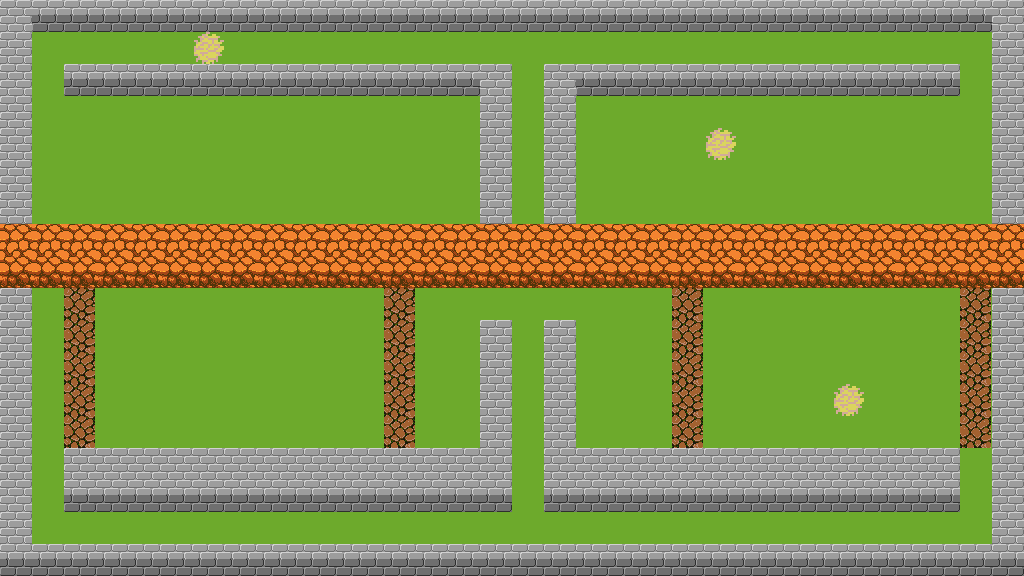

The image is a tile-based game level rendered from a .tmx file. Its description and complete source (layers, tilesets, objects, tile grids) follow:
An orthogonal 32x18 tile map with 32x32 px tiles, 4 tile layers (Background, Scenery, Walls, Roof), 2 tilesets and 8 objects (4x player, 3x trigger, door).

<map version="1.0" orientation="orthogonal" width="32" height="18" tilewidth="32" tileheight="32">
 <tileset firstgid="1" name="world" tilewidth="32" tileheight="32">
  <image source="../website/assets/world.png" width="256" height="256" />
 </tileset>
 <tileset firstgid="65" name="objects" tilewidth="32" tileheight="32">
  <image source="../website/assets/objects.png" width="128" height="128" />
 </tileset>
 <layer name="Background" width="32" height="18">
  <data encoding="csv">
12,12,12,12,12,12,12,12,12,12,12,12,12,12,12,12,12,12,12,12,12,12,12,12,12,12,12,12,12,12,12,12,
12,12,12,12,12,12,12,12,12,12,12,12,12,12,12,12,12,12,12,12,12,12,12,12,12,12,12,12,12,12,12,12,
12,12,12,12,12,12,12,12,12,12,12,12,12,12,12,12,12,12,12,12,12,12,12,12,12,12,12,12,12,12,12,12,
12,12,12,12,12,12,12,12,12,12,12,12,12,12,12,12,12,12,12,12,12,12,12,12,12,12,12,12,12,12,12,12,
12,12,12,12,12,12,12,12,12,12,12,12,12,12,12,12,12,12,12,12,12,12,12,12,12,12,12,12,12,12,12,12,
12,12,12,12,12,12,12,12,12,12,12,12,12,12,12,12,12,12,12,12,12,12,12,12,12,12,12,12,12,12,12,12,
12,12,12,12,12,12,12,12,12,12,12,12,12,12,12,12,12,12,12,12,12,12,12,12,12,12,12,12,12,12,12,12,
12,12,12,12,12,12,12,12,12,12,12,12,12,12,12,12,12,12,12,12,12,12,12,12,12,12,12,12,12,12,12,12,
12,12,12,12,12,12,12,12,12,12,12,12,12,12,12,12,12,12,12,12,12,12,12,12,12,12,12,12,12,12,12,12,
12,12,12,12,12,12,12,12,12,12,12,12,12,12,12,12,12,12,12,12,12,12,12,12,12,12,12,12,12,12,12,12,
12,12,12,12,12,12,12,12,12,12,12,12,12,12,12,12,12,12,12,12,12,12,12,12,12,12,12,12,12,12,12,12,
12,12,12,12,12,12,12,12,12,12,12,12,12,12,12,12,12,12,12,12,12,12,12,12,12,12,12,12,12,12,12,12,
12,12,12,12,12,12,12,12,12,12,12,12,12,12,12,12,12,12,12,12,12,12,12,12,12,12,12,12,12,12,12,12,
12,12,12,12,12,12,12,12,12,12,12,12,12,12,12,12,12,12,12,12,12,12,12,12,12,12,12,12,12,12,12,12,
12,12,12,12,12,12,12,12,12,12,12,12,12,12,12,12,12,12,12,12,12,12,12,12,12,12,12,12,12,12,12,12,
12,12,12,12,12,12,12,12,12,12,12,12,12,12,12,12,12,12,12,12,12,12,12,12,12,12,12,12,12,12,12,12,
12,12,12,12,12,12,12,12,12,12,12,12,12,12,12,12,12,12,12,12,12,12,12,12,12,12,12,12,12,12,12,12,
12,12,12,12,12,12,12,12,12,12,12,12,12,12,12,12,12,12,12,12,12,12,12,12,12,12,12,12,12,12,12,12
</data>
 </layer>
 <objectgroup name="Spawns" width="32" height="18">
  <object name="player" gid="65" x="257" y="61">
   <properties>
    <property name="id" value="1" />
   </properties>
  </object>
  <object name="player" gid="66" x="224" y="542">
   <properties>
    <property name="id" value="2" />
   </properties>
  </object>
  <object name="player" gid="67" x="737" y="63">
   <properties>
    <property name="id" value="3" />
   </properties>
  </object>
  <object name="player" gid="65" x="736" y="542">
   <properties>
    <property name="id" value="4" />
   </properties>
  </object>
  <object name="trigger" gid="32" x="35" y="62">
   <properties>
    <property name="caption" value="Ohh We Got Cursed" />
    <property name="duration" value="2000" />
    <property name="event" value="start" />
    <property name="id" value="chat" />
    <property name="input" value="disable" />
    <property name="sound" value="pain" />
   </properties>
  </object>
  <object name="trigger" gid="32" x="94" y="67">
   <properties>
    <property name="dialogue" value="set1" />
    <property name="event" value="chat" />
    <property name="id" value="play" />
   </properties>
  </object>
  <object name="trigger" gid="32" x="154" y="65">
   <properties>
    <property name="event" value="play" />
    <property name="input" value="enable" />
   </properties>
  </object>
  <object name="door" gid="22" x="417" y="161">
   <properties>
    <property name="count" value="1" />
    <property name="id" value="finish" />
   </properties>
  </object>
 </objectgroup>
 <layer name="Scenery" width="32" height="18">
  <data encoding="csv">
0,0,0,0,0,0,0,0,0,0,0,0,0,0,0,0,0,0,0,0,0,0,0,0,0,0,0,0,0,0,0,0,
0,0,0,0,0,0,19,0,0,0,0,0,0,0,0,0,0,0,0,0,0,0,0,0,0,0,0,0,0,0,0,0,
0,0,0,0,0,0,0,0,0,0,0,0,0,0,0,0,0,0,0,0,0,0,0,0,0,0,0,0,0,0,0,0,
0,0,0,0,0,0,0,0,0,0,0,0,0,0,0,0,0,0,0,0,0,0,0,0,0,0,0,0,0,0,0,0,
0,0,0,0,0,0,0,0,0,0,0,0,0,0,0,0,0,0,0,0,0,0,19,0,0,0,0,0,0,0,0,0,
0,0,0,0,0,0,0,0,0,0,0,0,0,0,0,0,0,0,0,0,0,0,0,0,0,0,0,0,0,0,0,0,
0,0,0,0,0,0,0,0,0,0,0,0,0,0,0,0,0,0,0,0,0,0,0,0,0,0,0,0,0,0,0,0,
0,0,0,0,0,0,0,0,0,0,0,0,0,0,0,0,0,0,0,0,0,0,0,0,0,0,0,0,0,0,0,0,
0,0,0,0,0,0,0,0,0,0,0,0,0,0,0,0,0,0,0,0,0,0,0,0,0,0,0,0,0,0,0,0,
0,0,0,0,0,0,0,0,0,0,0,0,0,0,0,0,0,0,0,0,0,0,0,0,0,0,0,0,20,0,0,0,
0,0,0,0,0,0,0,0,0,0,0,0,0,0,0,0,0,0,0,0,0,0,0,0,0,0,0,0,0,0,0,0,
0,0,0,0,0,0,0,0,0,0,0,0,0,0,0,0,0,0,0,0,0,0,0,0,0,0,0,0,0,0,0,0,
0,0,0,0,0,0,0,0,0,0,0,0,0,0,0,0,0,0,0,0,0,0,0,0,0,0,19,0,0,0,0,0,
0,0,0,0,0,0,0,0,0,0,0,0,0,0,0,0,0,0,0,0,0,0,0,0,0,0,0,0,0,0,0,0,
0,0,0,0,0,0,0,0,19,0,0,0,0,0,0,0,0,0,0,0,0,0,0,0,0,0,0,0,0,0,0,0,
0,0,0,0,0,0,0,0,0,0,0,0,0,0,0,0,0,0,0,0,0,0,0,0,0,0,0,0,0,0,0,0,
0,0,0,0,0,0,0,0,0,0,0,0,0,0,0,0,0,0,0,0,0,0,0,0,0,0,0,0,0,0,0,0,
0,0,0,0,0,0,0,0,0,0,0,0,0,0,0,0,0,0,0,0,0,0,0,0,0,0,0,0,0,0,0,0
</data>
 </layer>
 <layer name="Walls" width="32" height="18">
  <data encoding="csv">
4,3,3,3,3,3,3,3,3,3,3,3,3,3,3,3,3,3,3,3,3,3,3,3,3,3,3,3,3,3,3,4,
4,0,0,0,0,0,0,0,0,0,0,0,0,0,0,0,0,0,0,0,0,0,0,0,0,0,0,0,0,0,0,4,
4,0,3,3,3,3,3,3,3,3,3,3,3,3,3,4,0,4,3,3,3,3,3,3,3,3,3,3,3,3,0,4,
4,0,0,0,0,0,0,0,0,0,0,0,0,0,0,4,0,4,0,0,0,0,0,0,0,0,0,0,0,0,0,4,
4,0,0,0,0,0,0,0,0,0,0,0,0,0,0,4,0,4,0,0,0,0,0,0,0,0,0,0,0,0,0,4,
4,0,0,0,0,0,0,0,0,0,0,0,0,0,0,4,0,4,0,0,0,0,0,0,0,0,0,0,0,0,0,4,
4,0,0,0,0,0,0,0,0,0,0,0,0,0,0,4,0,4,0,0,0,0,0,0,0,0,0,0,0,0,0,4,
4,0,0,0,0,0,0,0,0,0,0,0,0,0,0,0,0,0,0,0,0,0,0,0,0,0,0,0,0,0,0,4,
4,0,0,0,0,0,0,0,0,0,0,0,0,0,0,0,0,0,0,0,0,0,0,0,0,0,0,0,0,0,0,4,
4,0,0,0,0,0,0,0,0,0,0,0,0,0,0,0,0,0,0,0,0,0,0,0,0,0,0,0,0,0,0,4,
4,0,0,0,0,0,0,0,0,0,0,0,0,0,0,4,0,4,0,0,0,0,0,0,0,0,0,0,0,0,0,4,
4,0,0,0,0,0,0,0,0,0,0,0,0,0,0,4,0,4,0,0,0,0,0,0,0,0,0,0,0,0,0,4,
4,0,0,0,0,0,0,0,0,0,0,0,0,0,0,4,0,4,0,0,0,0,0,0,0,0,0,0,0,0,0,4,
4,0,23,0,0,0,0,0,0,0,0,0,23,0,0,4,0,4,0,0,0,23,0,0,0,0,0,0,0,0,23,4,
4,0,0,0,0,0,0,0,0,0,0,0,0,0,0,4,0,4,0,0,0,0,0,0,0,0,0,0,0,0,0,4,
4,0,3,3,3,3,3,3,3,3,3,3,3,3,3,3,0,3,3,3,3,3,3,3,3,3,3,3,3,3,0,4,
4,0,0,0,0,0,0,0,0,0,0,0,0,0,0,0,0,0,0,0,0,0,0,0,0,0,0,0,0,0,0,4,
3,3,3,3,3,3,3,3,3,3,3,3,3,3,3,3,3,3,3,3,3,3,3,3,3,3,3,3,3,3,3,3
</data>
 </layer>
 <layer name="Roof" width="32" height="18">
  <data encoding="csv">
0,0,0,0,0,0,0,0,0,0,0,0,0,0,0,0,0,0,0,0,0,0,0,0,0,0,0,0,0,0,0,0,
0,0,0,0,0,0,0,0,0,0,0,0,0,0,0,0,0,0,0,0,0,0,0,0,0,0,0,0,0,0,0,0,
0,0,0,0,0,0,0,0,0,0,0,0,0,0,0,0,0,0,0,0,0,0,0,0,0,0,0,0,0,0,0,0,
0,0,0,0,0,0,0,0,0,0,0,0,0,0,0,0,0,0,0,0,0,0,0,0,0,0,0,0,0,0,0,0,
0,0,0,0,0,0,0,0,0,0,0,0,0,0,0,0,0,0,0,0,0,0,0,0,0,0,0,0,0,0,0,0,
0,0,0,0,0,0,0,0,0,0,0,0,0,0,0,0,0,0,0,0,0,0,0,0,0,0,0,0,0,0,0,0,
0,0,0,0,0,0,0,0,0,0,0,0,0,0,0,0,0,0,0,0,0,0,0,0,0,0,0,0,0,0,0,0,
14,14,14,14,14,14,14,14,14,14,14,14,14,14,14,14,14,14,14,14,14,14,14,14,14,14,14,14,14,14,14,14,
15,15,15,15,15,15,15,15,15,15,15,15,15,15,15,15,15,15,15,15,15,15,15,15,15,15,15,15,15,15,15,15,
0,0,23,0,0,0,0,0,0,0,0,0,23,0,0,0,0,0,0,0,0,23,0,0,0,0,0,0,0,0,23,0,
0,0,23,0,0,0,0,0,0,0,0,0,23,0,0,0,0,0,0,0,0,23,0,0,0,0,0,0,0,0,23,0,
0,0,23,0,0,0,0,0,0,0,0,0,23,0,0,0,0,0,0,0,0,23,0,0,0,0,0,0,0,0,23,0,
0,0,23,0,0,0,0,0,0,0,0,0,23,0,0,0,0,0,0,0,0,23,0,0,0,0,0,0,0,0,23,0,
0,0,23,0,0,0,0,0,0,0,0,0,23,0,0,0,0,0,0,0,0,23,0,0,0,0,0,0,0,0,23,0,
0,0,4,4,4,4,4,4,4,4,4,4,4,4,4,0,0,0,4,4,4,4,4,4,4,4,4,4,4,4,0,0,
0,0,0,0,0,0,0,0,0,0,0,0,0,0,0,0,0,0,0,0,0,0,0,0,0,0,0,0,0,0,0,0,
0,0,0,0,0,0,0,0,0,0,0,0,0,0,0,0,0,0,0,0,0,0,0,0,0,0,0,0,0,0,0,0,
0,0,0,0,0,0,0,0,0,0,0,0,0,0,0,0,0,0,0,0,0,0,0,0,0,0,0,0,0,0,0,0
</data>
 </layer>
</map>
